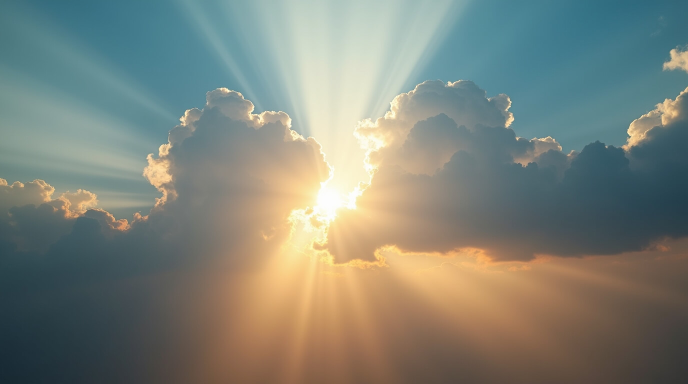
#> input picture OpenCv/images/sky.jpg, 1376 x 768 px (shown at 1/2 size)
$ jupyter execute practice_cv.ipynb
#> lines starting #> are read from the running program, lines starting #| are printed output that depends on the picture
[cell 1]
import cv2
import matplotlib.pyplot as plt

img = cv2.imread("images/sky.jpg")
#> img is the input picture: shape (768, 1376, 3); mean B, G, R 121.3, 131.3, 126.2
img = cv2.cvtColor(img, cv2.COLOR_BGR2RGB)

plt.imshow(img)
plt.axis()
plt.show()

[cell 2]
cv2.imwrite("output.jpg",img)


h, w, c = img.shape
#> h = 768; w = 1376; c = 3
print(f"Height : {h}, Width: {w}, color channle : {c}")
#| Height : 768, Width: 1376, color channle : 3

[cell 3]
gray = cv2.cvtColor(img, cv2.COLOR_BGR2GRAY)
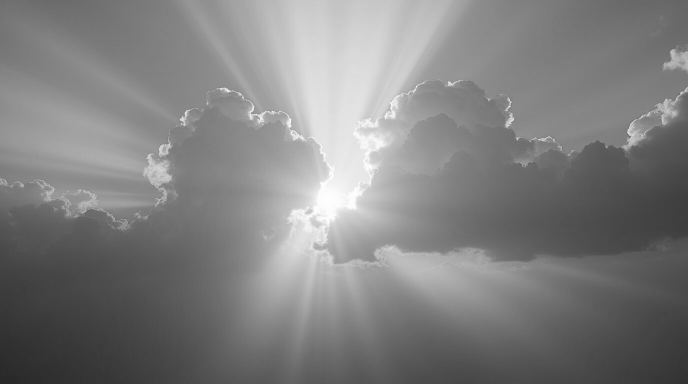
#> gray: shape (768, 1376) (shown at 1/2 size); min 39, max 255, mean 127.8
plt.imshow(gray)
plt.axis()
plt.show()

[cell 4]
resized_image = cv2.resize(img, None, fx=0.5, fy=0.5 )
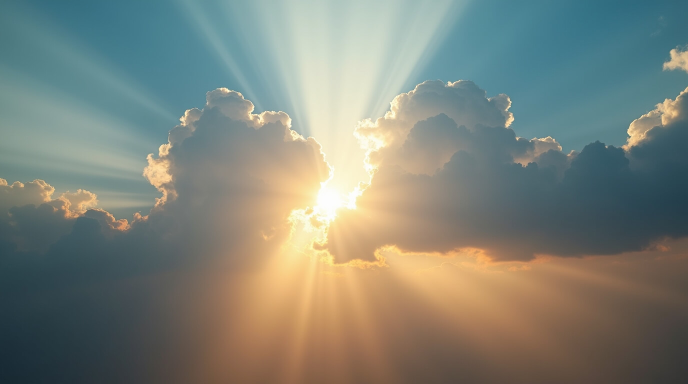
#> resized_image: shape (384, 688, 3); mean R, G, B 126.4, 131.5, 121.4
plt.imshow(resized_image)
plt.axis("off")
plt.show()
resized_image.shape
#> Out = (384, 688, 3)

[cell 5]
blur = cv2.GaussianBlur(resized_image,(9,9),0)
plt.imshow(blur)
plt.axis("off")
plt.show()
resized_image.shape
#> Out = (384, 688, 3)

[cell 6]
crop = img[100:500, 50:150]
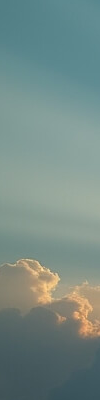
#> crop: shape (400, 100, 3); mean R, G, B 117.4, 138.2, 133.2
plt.imshow(crop)
plt.axis("off")
plt.show()

[cell 7]
# Rotate Image  using // to find the image centre point
# Get image dimensions
(h, w) = img.shape[:2]
center = (w // 2, h // 2)
#> center = (688, 384)

# Get rotation matrix
M = cv2.getRotationMatrix2D(center, 90, 1.0)

# Apply affine transformation
rotated = cv2.warpAffine(img, M, (w, h))
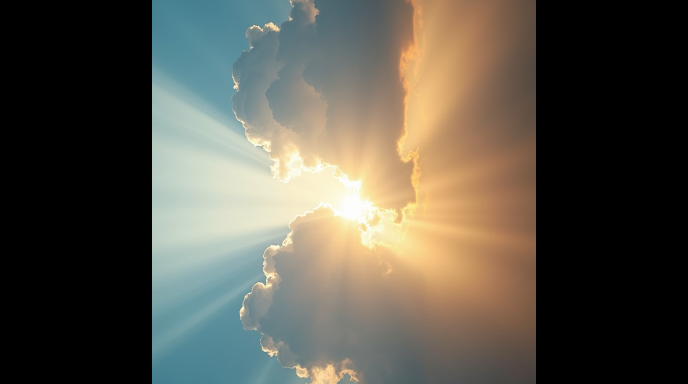
#> rotated: shape (768, 1376, 3) (shown at 1/2 size); mean R, G, B 88.2, 84.7, 74.2

# Display
plt.imshow(rotated)
plt.axis("off")
plt.show()
